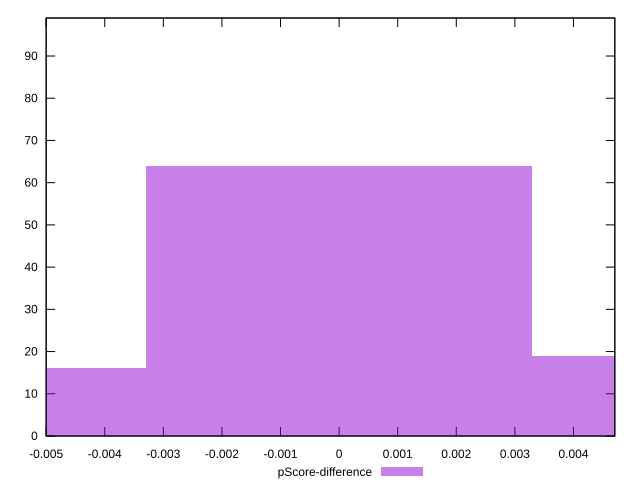

Recreate this plot in gnuplot.
reset

$pScoreDifference <<EOF
0.006585109669077296 19
0 64
-0.006585109669077296 16
EOF

set key outside below
set boxwidth 0.006585109669077296
set xrange [-0.0050000000000000044:0.004705882352941171]
set yrange [0:99]
set trange [0:99]
set style fill transparent solid 0.5 noborder
set terminal svg size 640, 490 enhanced background rgb 'white'
set output "report/report_00029_2021-02-24T13-36-40.390Z/uses-http2/samples/card/pScore-difference/histogram.svg"

plot $pScoreDifference title "pScore-difference" with boxes

reset
